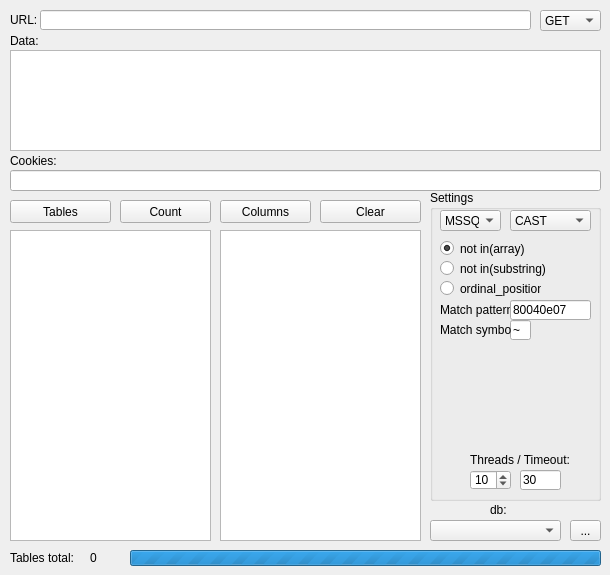
    <widget class="QWidget" name="tab">
     <attribute name="title">
      <string>db structure</string>
     </attribute>
     <widget class="QComboBox" name="comboBox">
      <property name="geometry">
       <rect>
        <x>540</x>
        <y>10</y>
        <width>61</width>
        <height>21</height>
       </rect>
      </property>
      <property name="currentIndex">
       <number>0</number>
      </property>
      <item>
       <property name="text">
        <string>GET</string>
       </property>
      </item>
      <item>
       <property name="text">
        <string>POST</string>
       </property>
      </item>
     </widget>
     <widget class="QPushButton" name="tablesButton">
      <property name="geometry">
       <rect>
        <x>10</x>
        <y>200</y>
        <width>101</width>
        <height>23</height>
       </rect>
      </property>
      <property name="text">
       <string>Tables</string>
      </property>
     </widget>
     <widget class="QPushButton" name="countButton">
      <property name="geometry">
       <rect>
        <x>120</x>
        <y>200</y>
        <width>91</width>
        <height>23</height>
       </rect>
      </property>
      <property name="text">
       <string>Count</string>
      </property>
     </widget>
     <widget class="QPushButton" name="getColumnsButton">
      <property name="geometry">
       <rect>
        <x>220</x>
        <y>200</y>
        <width>91</width>
        <height>23</height>
       </rect>
      </property>
      <property name="text">
       <string>Columns</string>
      </property>
     </widget>
     <widget class="QGroupBox" name="groupBox">
      <property name="geometry">
       <rect>
        <x>430</x>
        <y>190</y>
        <width>171</width>
        <height>311</height>
       </rect>
      </property>
      <property name="sizePolicy">
       <sizepolicy hsizetype="Preferred" vsizetype="Preferred">
        <horstretch>0</horstretch>
        <verstretch>0</verstretch>
       </sizepolicy>
      </property>
      <property name="title">
       <string>Settings</string>
      </property>
      <widget class="QRadioButton" name="radioOrdinalPosition">
       <property name="geometry">
        <rect>
         <x>10</x>
         <y>90</y>
         <width>101</width>
         <height>17</height>
        </rect>
       </property>
       <property name="text">
        <string>ordinal_position</string>
       </property>
      </widget>
      <widget class="QRadioButton" name="radioNotInArray">
       <property name="geometry">
        <rect>
         <x>10</x>
         <y>50</y>
         <width>91</width>
         <height>17</height>
        </rect>
       </property>
       <property name="text">
        <string>not in(array)</string>
       </property>
       <property name="checked">
        <bool>true</bool>
       </property>
      </widget>
      <widget class="QRadioButton" name="radioNotInSubstring">
       <property name="geometry">
        <rect>
         <x>10</x>
         <y>70</y>
         <width>111</width>
         <height>17</height>
        </rect>
       </property>
       <property name="text">
        <string>not in(substring)</string>
       </property>
       <property name="checked">
        <bool>false</bool>
       </property>
      </widget>
      <widget class="QSpinBox" name="threadBox">
       <property name="geometry">
        <rect>
         <x>40</x>
         <y>280</y>
         <width>41</width>
         <height>20</height>
        </rect>
       </property>
       <property name="minimum">
        <number>1</number>
       </property>
       <property name="maximum">
        <number>100</number>
       </property>
       <property name="value">
        <number>10</number>
       </property>
      </widget>
      <widget class="QLabel" name="label_5">
       <property name="geometry">
        <rect>
         <x>40</x>
         <y>260</y>
         <width>101</width>
         <height>20</height>
        </rect>
       </property>
       <property name="text">
        <string>Threads / Timeout:</string>
       </property>
      </widget>
      <widget class="QLineEdit" name="lineTimeout">
       <property name="geometry">
        <rect>
         <x>90</x>
         <y>280</y>
         <width>41</width>
         <height>20</height>
        </rect>
       </property>
       <property name="text">
        <string>30</string>
       </property>
      </widget>
      <widget class="QComboBox" name="comboBox_3">
       <property name="geometry">
        <rect>
         <x>10</x>
         <y>20</y>
         <width>61</width>
         <height>21</height>
        </rect>
       </property>
       <property name="currentIndex">
        <number>0</number>
       </property>
       <item>
        <property name="text">
         <string>MSSQL</string>
        </property>
       </item>
       <item>
        <property name="text">
         <string>MySQL</string>
        </property>
       </item>
      </widget>
      <widget class="QComboBox" name="comboBox_2">
       <property name="geometry">
        <rect>
         <x>80</x>
         <y>20</y>
         <width>81</width>
         <height>21</height>
        </rect>
       </property>
       <property name="currentIndex">
        <number>0</number>
       </property>
       <item>
        <property name="text">
         <string>CAST</string>
        </property>
       </item>
       <item>
        <property name="text">
         <string>CONVERT</string>
        </property>
       </item>
      </widget>
      <widget class="QLineEdit" name="lineMS">
       <property name="geometry">
        <rect>
         <x>80</x>
         <y>130</y>
         <width>21</width>
         <height>20</height>
        </rect>
       </property>
       <property name="text">
        <string>~</string>
       </property>
      </widget>
      <widget class="QLabel" name="label_22">
       <property name="geometry">
        <rect>
         <x>10</x>
         <y>130</y>
         <width>71</width>
         <height>20</height>
        </rect>
       </property>
       <property name="text">
        <string>Match symbol:</string>
       </property>
      </widget>
      <widget class="QLabel" name="label_23">
       <property name="geometry">
        <rect>
         <x>10</x>
         <y>110</y>
         <width>71</width>
         <height>20</height>
        </rect>
       </property>
       <property name="text">
        <string>Match pattern:</string>
       </property>
      </widget>
      <widget class="QLineEdit" name="lineMP">
       <property name="geometry">
        <rect>
         <x>80</x>
         <y>110</y>
         <width>81</width>
         <height>20</height>
        </rect>
       </property>
       <property name="text">
        <string>80040e07</string>
       </property>
      </widget>
     </widget>
     <widget class="QLineEdit" name="lineUrl">
      <property name="geometry">
       <rect>
        <x>40</x>
        <y>10</y>
        <width>491</width>
        <height>20</height>
       </rect>
      </property>
      <property name="text">
       <string/>
      </property>
     </widget>
     <widget class="QLabel" name="label_4">
      <property name="geometry">
       <rect>
        <x>10</x>
        <y>10</y>
        <width>31</width>
        <height>20</height>
       </rect>
      </property>
      <property name="text">
       <string>URL:</string>
      </property>
     </widget>
     <widget class="QLabel" name="label">
      <property name="geometry">
       <rect>
        <x>10</x>
        <y>550</y>
        <width>71</width>
        <height>16</height>
       </rect>
      </property>
      <property name="text">
       <string>Tables total:</string>
      </property>
     </widget>
     <widget class="QLabel" name="totalLabel">
      <property name="geometry">
       <rect>
        <x>90</x>
        <y>550</y>
        <width>31</width>
        <height>16</height>
       </rect>
      </property>
      <property name="text">
       <string>0</string>
      </property>
     </widget>
     <widget class="QProgressBar" name="progressBar">
      <property name="enabled">
       <bool>true</bool>
      </property>
      <property name="geometry">
       <rect>
        <x>130</x>
        <y>550</y>
        <width>471</width>
        <height>16</height>
       </rect>
      </property>
      <property name="acceptDrops">
       <bool>false</bool>
      </property>
      <property name="toolTip">
       <string/>
      </property>
      <property name="statusTip">
       <string/>
      </property>
      <property name="maximum">
       <number>0</number>
      </property>
      <property name="value">
       <number>83210</number>
      </property>
      <property name="alignment">
       <set>Qt::AlignCenter</set>
      </property>
      <property name="textVisible">
       <bool>true</bool>
      </property>
      <property name="orientation">
       <enum>Qt::Horizontal</enum>
      </property>
      <property name="textDirection">
       <enum>QProgressBar::BottomToTop</enum>
      </property>
      <property name="format">
       <string>%p%</string>
      </property>
     </widget>
     <widget class="QPushButton" name="cleanThreeButton">
      <property name="geometry">
       <rect>
        <x>320</x>
        <y>200</y>
        <width>101</width>
        <height>23</height>
       </rect>
      </property>
      <property name="text">
       <string>Clear</string>
      </property>
     </widget>
     <widget class="QListWidget" name="listOfTables">
      <property name="geometry">
       <rect>
        <x>10</x>
        <y>230</y>
        <width>201</width>
        <height>311</height>
       </rect>
      </property>
      <property name="dragEnabled">
       <bool>true</bool>
      </property>
      <property name="dragDropMode">
       <enum>QAbstractItemView::DragOnly</enum>
      </property>
      <property name="defaultDropAction">
       <enum>Qt::IgnoreAction</enum>
      </property>
     </widget>
     <widget class="QTreeWidget" name="treeOfTables">
      <property name="geometry">
       <rect>
        <x>220</x>
        <y>230</y>
        <width>201</width>
        <height>311</height>
       </rect>
      </property>
      <property name="acceptDrops">
       <bool>true</bool>
      </property>
      <property name="editTriggers">
       <set>QAbstractItemView::NoEditTriggers</set>
      </property>
      <property name="dragDropOverwriteMode">
       <bool>true</bool>
      </property>
      <property name="dragDropMode">
       <enum>QAbstractItemView::DropOnly</enum>
      </property>
      <property name="selectionBehavior">
       <enum>QAbstractItemView::SelectItems</enum>
      </property>
      <property name="indentation">
       <number>20</number>
      </property>
      <property name="rootIsDecorated">
       <bool>true</bool>
      </property>
      <property name="uniformRowHeights">
       <bool>false</bool>
      </property>
      <property name="itemsExpandable">
       <bool>true</bool>
      </property>
      <property name="sortingEnabled">
       <bool>false</bool>
      </property>
      <property name="animated">
       <bool>true</bool>
      </property>
      <property name="wordWrap">
       <bool>false</bool>
      </property>
      <property name="columnCount">
       <number>1</number>
      </property>
      <attribute name="headerVisible">
       <bool>false</bool>
      </attribute>
      <attribute name="headerCascadingSectionResizes">
       <bool>false</bool>
      </attribute>
      <attribute name="headerHighlightSections">
       <bool>false</bool>
      </attribute>
      <column>
       <property name="text">
        <string>1</string>
       </property>
      </column>
     </widget>
     <widget class="QComboBox" name="dbListComboBox">
      <property name="geometry">
       <rect>
        <x>430</x>
        <y>520</y>
        <width>131</width>
        <height>21</height>
       </rect>
      </property>
     </widget>
     <widget class="QLabel" name="label_7">
      <property name="geometry">
       <rect>
        <x>490</x>
        <y>500</y>
        <width>21</width>
        <height>20</height>
       </rect>
      </property>
      <property name="text">
       <string>db:</string>
      </property>
     </widget>
     <widget class="QToolButton" name="getBasesButton">
      <property name="geometry">
       <rect>
        <x>570</x>
        <y>520</y>
        <width>31</width>
        <height>21</height>
       </rect>
      </property>
      <property name="text">
       <string>...</string>
      </property>
     </widget>
     <widget class="QTextEdit" name="textEdit">
      <property name="geometry">
       <rect>
        <x>10</x>
        <y>50</y>
        <width>591</width>
        <height>101</height>
       </rect>
      </property>
      <property name="acceptDrops">
       <bool>false</bool>
      </property>
      <property name="html">
       <string>&lt;!DOCTYPE HTML PUBLIC &quot;-//W3C//DTD HTML 4.0//EN&quot; &quot;http://www.w3.org/TR/REC-html40/strict.dtd&quot;&gt;
&lt;html&gt;&lt;head&gt;&lt;meta name=&quot;qrichtext&quot; content=&quot;1&quot; /&gt;&lt;style type=&quot;text/css&quot;&gt;
p, li { white-space: pre-wrap; }
&lt;/style&gt;&lt;/head&gt;&lt;body style=&quot; font-family:'MS Shell Dlg 2'; font-size:8.25pt; font-weight:400; font-style:normal;&quot;&gt;
&lt;p style=&quot;-qt-paragraph-type:empty; margin-top:0px; margin-bottom:0px; margin-left:0px; margin-right:0px; -qt-block-indent:0; text-indent:0px; font-size:8pt;&quot;&gt;&lt;/p&gt;&lt;/body&gt;&lt;/html&gt;</string>
      </property>
      <property name="acceptRichText">
       <bool>false</bool>
      </property>
     </widget>
     <widget class="QLabel" name="label_3">
      <property name="geometry">
       <rect>
        <x>10</x>
        <y>150</y>
        <width>51</width>
        <height>21</height>
       </rect>
      </property>
      <property name="text">
       <string>Cookies:</string>
      </property>
     </widget>
     <widget class="QLineEdit" name="lineCookie">
      <property name="geometry">
       <rect>
        <x>10</x>
        <y>170</y>
        <width>591</width>
        <height>21</height>
       </rect>
      </property>
      <property name="text">
       <string/>
      </property>
     </widget>
     <widget class="QLabel" name="label_15">
      <property name="geometry">
       <rect>
        <x>10</x>
        <y>30</y>
        <width>51</width>
        <height>21</height>
       </rect>
      </property>
      <property name="text">
       <string>Data:</string>
      </property>
     </widget>
    </widget>
